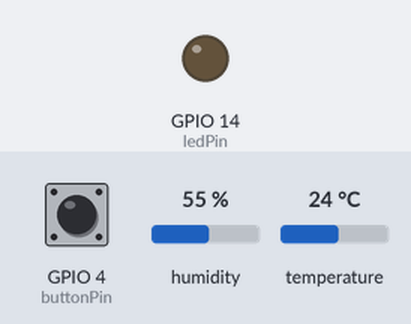
A sketch run on a simulated ESP8266 (NodeMCU). Shown: output pins drawn as LEDs (lit = HIGH). The test bench sets the inputs (shaded band); at power-on: GPIO 4 (buttonPin) LOW, humidity 55 %, temperature 24 °C. WiFi joins after 1.5 s; servers stay silent unless stated; what the sketch prints to the serial monitor is not drawn.

Above: at 2.7 s.
2.8 s: GPIO 4 (buttonPin) pulled HIGH for 0.15 s
At 3.8 s:
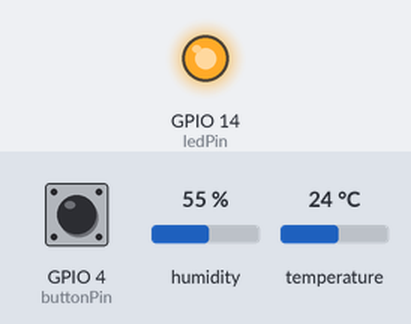
5.9 s: GPIO 4 (buttonPin) pulled HIGH for 1 s
At 7.4 s:
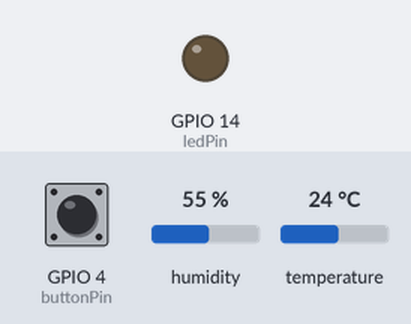
8.4 s: GPIO 4 (buttonPin) pulled HIGH for 3.2 s
At 9.3 s:
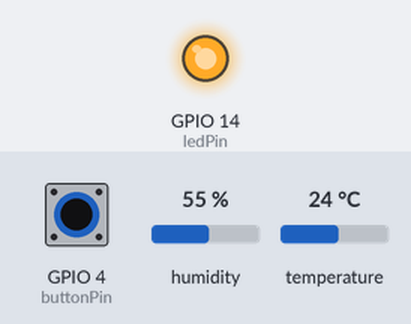
Timing chart, 0 to 11.4 s (numbered marks = the images above; inputs shaded):
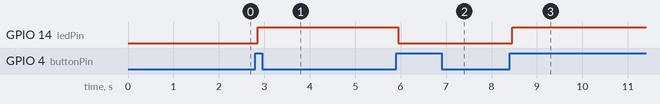

The sketch:

LATIHAN_4.4.ino
```cpp
#include <ESP8266WiFi.h>
#include <ESPAsyncTCP.h>
#include <ESPAsyncWebServer.h>
#include <DHT.h>

const char* ssid = "iPhone";
const char* password = "mejabundar";

// Konfigurasi Pin
const byte dhtPin = 2;        // D4 (GPIO 2)
const byte buttonPin = 4;     // D2 (GPIO 4)
const byte ledPin = 14;       // D5 (GPIO 14)

DHT dht(dhtPin, DHT22);

// Variabel Pelacak Status (State & Cache)
bool ledState = false;
String currentTemp = "--";
String currentHum = "--";     // Variabel penampung kelembapan (Latihan 4)
int buttonState;
int lastButtonState = LOW;
unsigned long lastDebounceTime = 0;
const unsigned long debounceDelay = 50;
unsigned long lastTime = 0;

// Inisialisasi Async Web Server (port 80) & WebSocket (rute /ws)
AsyncWebServer server(80);
AsyncWebSocket ws("/ws");

// ---------------- HTML & JAVASCRIPT (FRONT-END) ----------------
const char index_html[] PROGMEM = R"rawliteral(
<!DOCTYPE html>
<html>
<head>
  <meta name="viewport" content="width=device-width, initial-scale=1">
  <title>Real-Time IoT Web</title>
  <style>
    body { font-family: Arial; text-align: center; }
    .card { background: #f0f0f0; margin: 20px auto; padding: 20px; max-width: 300px; border-radius: 10px; }
    button { padding: 15px 30px; font-size: 20px; border-radius: 5px; cursor: pointer; color: white;}
    .btn-on { background-color: #4CAF50; }
    .btn-off { background-color: #f44336; }
  </style>
</head>
<body>
  <h1>ROOM SIBUK</h1>
  <div class="card">
    <h2>Suhu: <span id="tempValue">--</span> Celcius</h2>
  </div>
  <div class="card">
    <h2>Kelembapan: <span id="humValue">--</span> %</h2>
  </div>
  <div class="card">
    <h2>LED: <span id="ledStatus">OFF</span></h2>
    <button id="toggleBtn" class="btn-off" onclick="toggleLed()">Turn ON</button>
  </div>

  <script>
    // Membuka terowongan koneksi WebSocket ke alamat IP ESP8266
    var gateway = `ws://${window.location.hostname}/ws`;
    var websocket;

    // Menjalankan inisiasi saat halaman pertama kali dimuat
    window.addEventListener('load', onLoad);
    function onLoad(event) { initWebSocket(); }

    function initWebSocket() {
      websocket = new WebSocket(gateway);
      websocket.onopen    = onOpen;
      websocket.onclose   = onClose;
      websocket.onmessage = onMessage;
    }

    function onOpen(event) { console.log('WebSocket Terkoneksi'); }
    function onClose(event) { setTimeout(initWebSocket, 2000); }

    // Dipanggil saat tombol di layar web ditekan
    function toggleLed(){
      websocket.send('toggle');
    }

    // Menangkap paket data JSON yang "didorong" (PUSH) oleh C++ NodeMCU
    function onMessage(event) {
      var dataObj = JSON.parse(event.data);

      // Menyuntikkan teks angka Suhu ke dalam id "tempValue" HTML
      if(dataObj.suhu !== undefined) {
         document.getElementById('tempValue').innerHTML = dataObj.suhu;
      }

      // Menyuntikkan teks angka Kelembapan ke dalam id "humValue" HTML (Latihan 4)
      if(dataObj.hum !== undefined) {
         document.getElementById('humValue').innerHTML = dataObj.hum;
      }

      // Merombak UI Tombol & Teks sesuai status hardware
      if(dataObj.led !== undefined) {
         var btn = document.getElementById('toggleBtn');
         var status = document.getElementById('ledStatus');
         if(dataObj.led == "1"){
           status.innerHTML = "ON";
           btn.innerHTML = "Turn OFF";
           btn.className = "btn-on";
         } else {
           status.innerHTML = "OFF";
           btn.innerHTML = "Turn ON";
           btn.className = "btn-off";
         }
      }
    }
  </script>
</body>
</html>
)rawliteral";

// ---------------- BACK-END & WEBSOCKET LOGIC ----------------

// Fungsi menyebarkan paket data JSON ke SELURUH browser pengunjung
void notifyClients() {
  String jsonString = "{\"led\":\"" + String(ledState ? 1 : 0) + "\", ";
  jsonString += "\"suhu\":\"" + currentTemp + "\", ";
  jsonString += "\"hum\":\"" + currentHum + "\"}"; // Menyertakan data kelembapan (Latihan 4)
  ws.textAll(jsonString);
}

// Handler pesan masuk (dari klik browser)
void handleWebSocketMessage(void *arg, uint8_t *data, size_t len) {
  AwsFrameInfo *info = (AwsFrameInfo*)arg;
  if (info->final && info->index == 0 && info->len == len && info->opcode == WS_TEXT) {
    data[len] = 0;
    if (strcmp((char*)data, "toggle") == 0) {
      ledState = !ledState;
      notifyClients();
    }
  }
}

// Event handler WebSocket bawaan AsyncWebServer
void onEvent(AsyncWebSocket *server, AsyncWebSocketClient *client, AwsEventType type,
             void *arg, uint8_t *data, size_t len) {
  switch (type) {
    case WS_EVT_CONNECT:
      Serial.printf("Client WebSocket #%u terhubung\n", client->id());
      notifyClients(); // Kirim status terkini kepada klien yang baru buka web
      break;
    case WS_EVT_DISCONNECT:
      Serial.printf("Client WebSocket #%u terputus\n", client->id());
      break;
    case WS_EVT_DATA:
      handleWebSocketMessage(arg, data, len);
      break;
  }
}

void setup() {
  Serial.begin(115200);

  // Mengatur pin tombol sebagai input (dengan resistor pull-down eksternal)
  pinMode(buttonPin, INPUT);

  pinMode(ledPin, OUTPUT);
  digitalWrite(ledPin, LOW);
  dht.begin();

  WiFi.mode(WIFI_STA);
  WiFi.begin(ssid, password);
  while (WiFi.status() != WL_CONNECTED) { delay(500); Serial.print("."); }
  Serial.println("\nIP Address: " + WiFi.localIP().toString());

  server.on("/", HTTP_GET, [](AsyncWebServerRequest *request){
    request->send_P(200, "text/html", index_html);
  });

  // Ikat handler WebSockets ke server utama
  ws.onEvent(onEvent);
  server.addHandler(&ws);
  server.begin();
}

void loop() {
  ws.cleanupClients();

  // 1. Eksekusi perangkat keras LED
  digitalWrite(ledPin, ledState ? HIGH : LOW);

  // 2. Baca Tombol Fisik (Debounce) tanpa nge-freeze program
  int reading = digitalRead(buttonPin);
  if (reading != lastButtonState) {
    lastDebounceTime = millis();
  }
  if ((millis() - lastDebounceTime) > debounceDelay) {
    if (reading != buttonState) {
      buttonState = reading;

      // Karena menggunakan resistor PULL-DOWN eksternal, tombol ditekan = HIGH
      if (buttonState == HIGH) {
        ledState = !ledState;
        notifyClients(); // PUSH DATA KE BROWSER SEKETIKA
      }
    }
  }
  lastButtonState = reading;

  // 3. Baca DHT setiap 3 detik di memori cache, tanpa memblokir CPU
  if ((millis() - lastTime) > 3000) {
    float t = dht.readTemperature();
    float h = dht.readHumidity();     // Membaca nilai kelembapan (Latihan 4)

    if(!isnan(t) && !isnan(h)) {
      currentTemp = String(t);
      currentHum = String(h);         // Simpan kelembapan ke cache
      notifyClients();                // Push pembaruan suhu & kelembapan otomatis
    }
    lastTime = millis();
  }
}
```

Measured:
- after the input at 2.8 s, GPIO 14 (ledPin): LOW → HIGH after 0.05 s
- after the input at 5.9 s, GPIO 14 (ledPin): HIGH → LOW after 0.05 s
- after the input at 8.4 s, GPIO 14 (ledPin): LOW → HIGH after 0.05 s
